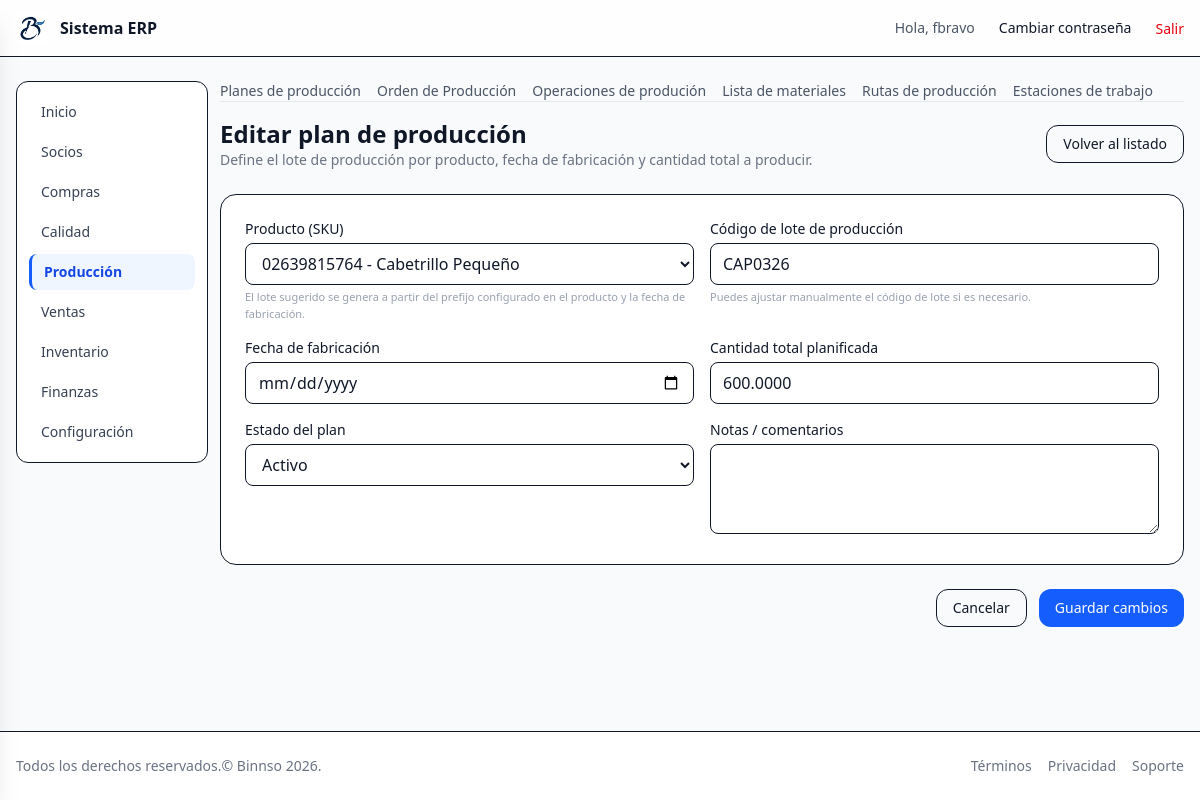
/production/plans/2/edit/ (signed in), run on the app's committed database.
### production/models.py (models this page shows, shortened)
class ProductionPlan(AuditModel):
    code = models.CharField(
        max_length=30,
        unique=True,
        verbose_name="Código del plan",
        help_text="Ej: PP-2026-0001",
    )
    product = models.ForeignKey(
        Product,
        on_delete=models.PROTECT,
        related_name="production_plans",
        limit_choices_to={"product_type": ProductType.FG, "is_active": True},
        verbose_name="Producto terminado (SKU)",
    )
    lot_code = models.CharField(
        max_length=50,
        verbose_name="Código de lote de producción",
        help_text="Ej: CAP012026. Debe ser único por producto y fecha.",
    )
    manufacturing_date = models.DateField(
        verbose_name="Fecha de fabricación del lote",
    )
    quantity_planned = models.DecimalField(
        max_digits=12,
        decimal_places=4,
        verbose_name="Cantidad total planificada del lote",
        help_text="Ej: 10000 unidades para el lote completo.",
    )
    status = models.CharField(
        max_length=20,
        choices=ProductionPlanStatus.choices,
        default=ProductionPlanStatus.ACTIVE,
    )
    notes = models.TextField(blank=True, null=True)
    class Meta:
        verbose_name = "Plan de producción"
        verbose_name_plural = "Planes de producción"
        unique_together = ("product", "lot_code")

### production/views.py (the view, shortened to what this page needs)
# urls.py: path("plans/<int:pk>/edit/",ProductionPlanUpdateView.as_view(),name="plans_update",),
class ProductionPlanUpdateView(LoginRequiredMixin, ModulePermissionMixin, UpdateView):
    permission_required = "production.change_productionplan"
    model = ProductionPlan
    form_class = ProductionPlanForm
    template_name = "production/plan_form.html"
    success_url = reverse_lazy("production:plans_list")
    def dispatch(self, request, *args, **kwargs):
        plan = self.get_object()
        if plan.status == ProductionPlanStatus.CANCELED:
            messages.error(request, "No se puede editar un plan anulado.")
            return redirect("production:plans_list")
        return super().dispatch(request, *args, **kwargs)
    def get_context_data(self, **kwargs):
        ctx = super().get_context_data(**kwargs)
        products = Product.objects.filter(
            product_type=ProductType.FG,
            is_active=True,
        ).values("id", "lot_prefix")
        ctx["lot_prefix_map"] = {
            str(p["id"]): p["lot_prefix"] or "" for p in products
        }
        ctx["plan_id"] = self.object.pk
        return ctx

### core/context_processors.py (called while the page is built, shortened)
def module_access(request):
    user = getattr(request, "user", None)
    if user is None or not user.is_authenticated:
        return {"modules": {k: False for k in MODULE_APP_MAP}}
    if user.is_superuser or user.groups.filter(name="admin").exists():
        return {"modules": {k: True for k in MODULE_APP_MAP}}

### core/mixins.py (called while the page is built)
    def has_permission(self):
        user = self.request.user
        if user.is_superuser or user.groups.filter(name="admin").exists():
            return True
        return super().has_permission()

### inventory/models.py (called while the page is built)
    def __str__(self):
        return f"{self.code} - {self.name}"

### templates/production/plan_form.html (shortened to what this page needs)
{% extends "layouts/app.html" %}
{% load static %}
{% block app_content %}
{% include "production/_nav.html" %}
  <div class="mb-6 flex items-center justify-between">
    <div>
      <h1 class="text-2xl font-semibold">
        {% if form.instance.pk %}Editar plan de producción{% else %}Nuevo plan de producción{% endif %}
      </h1>
      <p class="text-sm text-gray-500">
        Define el lote de producción por producto, fecha de fabricación y cantidad total a producir.
      </p>
    </div>
    <a href="{% url 'production:plans_list' %}"
       class="rounded-xl border px-4 py-2 text-sm hover:bg-gray-50">
      Volver al listado
    </a>
  </div>
  <form method="post" class="space-y-6">
    <div class="rounded-2xl border bg-white p-4 md:p-6 space-y-4">
      <div class="grid gap-4 md:grid-cols-2">
        <div>
          <label class="mb-1 block text-sm font-medium">
            {{ form.product.label }}
          </label>
          {{ form.product }}
          <p class="mt-1 text-[11px] text-gray-400">
            El lote sugerido se genera a partir del prefijo configurado en el producto y la fecha de fabricación.
          </p>
        </div>
        <div>
          <label class="mb-1 block text-sm font-medium">
            {{ form.lot_code.label }}
          </label>
          {{ form.lot_code }}
          <p class="mt-1 text-[11px] text-gray-400">
            Puedes ajustar manualmente el código de lote si es necesario.
          </p>
        </div>
      </div>
      <div class="grid gap-4 md:grid-cols-2">
        <div>
          <label class="mb-1 block text-sm font-medium">
            {{ form.manufacturing_date.label }}
          </label>
          {{ form.manufacturing_date }}
        </div>
        <div>
          <label class="mb-1 block text-sm font-medium">
            {{ form.quantity_planned.label }}
          </label>
          {{ form.quantity_planned }}
        </div>
      </div>
      <div class="grid gap-4 md:grid-cols-2">
        <div>
          <label class="mb-1 block text-sm font-medium">
            {{ form.status.label }}
          </label>
          {{ form.status }}
        </div>
        <div>
          <label class="mb-1 block text-sm font-medium">
            {{ form.notes.label }}
          </label>
          {{ form.notes }}
        </div>
      </div>
    </div>
    <div class="flex justify-end gap-3">
      <a href="{% url 'production:plans_list' %}"
         class="rounded-xl border px-4 py-2 text-sm hover:bg-gray-50">
        Cancelar
      </a>
      <button type="submit"
              class="rounded-xl bg-blue-600 px-4 py-2 text-sm font-medium text-white hover:bg-blue-700">
        {% if form.instance.pk %}Guardar cambios{% else %}Crear plan{% endif %}
      </button>
    </div>
  </form>
{% endblock %}

### templates/partials/_navbar.html (shortened to what this page needs)
{% load static %}
<header class="bg-white/80 backdrop-blur border-b">
  <div class="container mx-auto max-w-7xl px-4 py-3 flex items-center justify-between">
    <a href="{% url 'dashboard' %}" class="flex items-center gap-3">
      <img src="{% static 'img/logo.png' %}" alt="Logo" class="h-8 w-8" />
      <span class="font-semibold">Sistema ERP</span>
    </a>
    <nav class="hidden md:flex items-center gap-6">
      {% if request.user.is_authenticated %}
        <span class="text-sm text-gray-600">Hola, {{ request.user.get_username }}</span>
        <a href="{% url 'password_change' %}" class="text-sm hover:underline">Cambiar contraseña</a>
        <form method="post" action="{% url 'logout' %}" class="inline">
          <button type="submit" class="text-sm text-red-600 hover:underline">
          Salir
        </button>
          </form>
      {% else %}
        <a href="{% url 'login' %}" class="text-sm text-blue-600 hover:underline">Iniciar sesión</a>
      {% endif %}
    </nav>
  </div>
</header>

### data on the page
ProductionPlan: product "02639815764 - Cabetrillo Pequeño", lot_code "CAP0326", quantity_planned "600.0000", status "Activo"

### other printed values
{{ request.user.get_username }} "fbravo"
